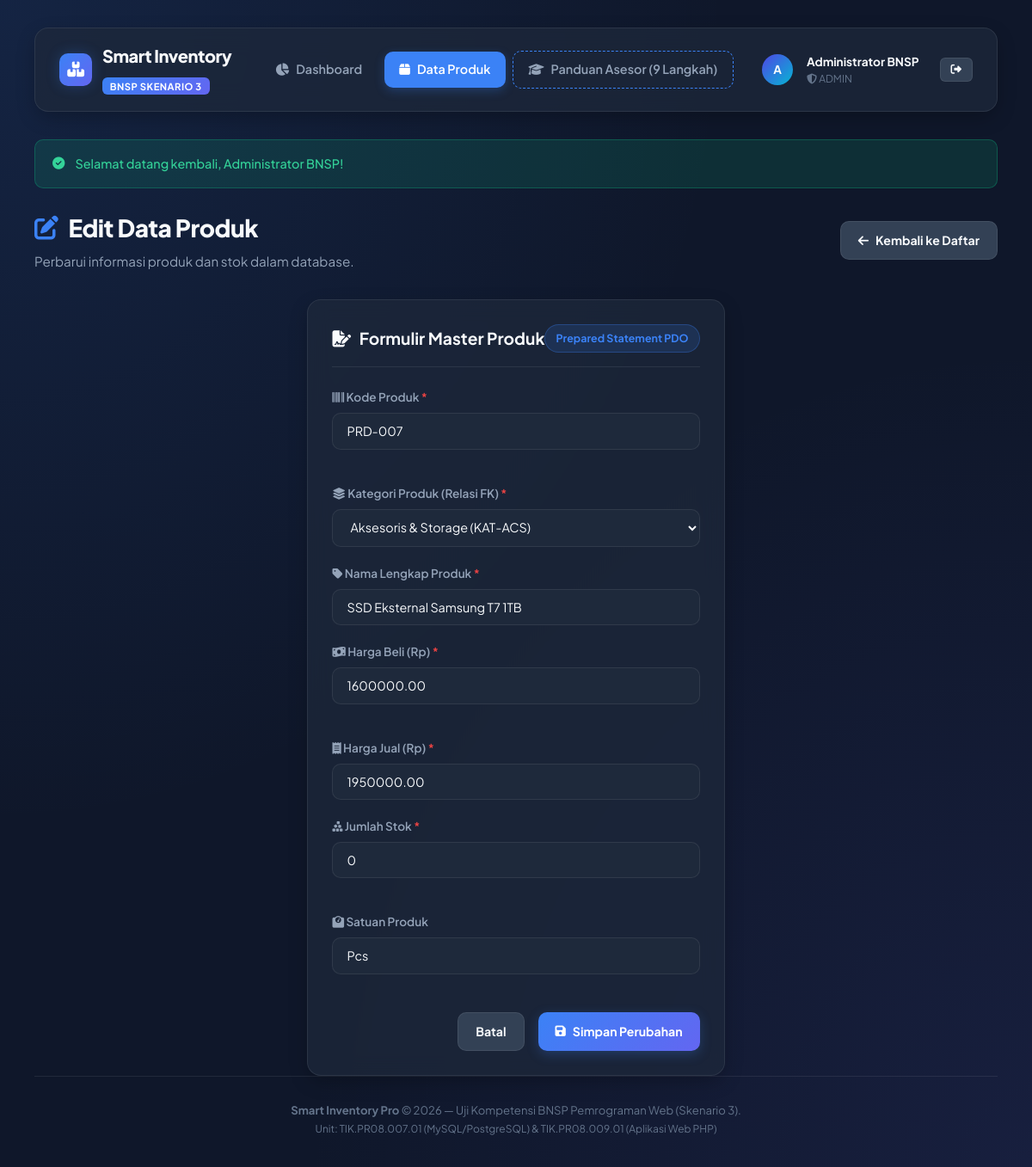
Page /index.php?action=product_edit&id=7 (signed in) on the committed database.
### tables this page shows
CREATE TABLE `produk` (
    `id` INT AUTO_INCREMENT PRIMARY KEY,
    `kategori_id` INT NOT NULL,
    `kode_produk` VARCHAR(30) NOT NULL UNIQUE,
    `nama_produk` VARCHAR(150) NOT NULL,
    `harga_beli` DECIMAL(12, 2) NOT NULL DEFAULT 0.00,
    `harga_jual` DECIMAL(12, 2) NOT NULL DEFAULT 0.00,
    `stok` INT NOT NULL DEFAULT 0,
    `satuan` VARCHAR(20) NOT NULL DEFAULT 'Unit',
    `status` ENUM('tersedia', 'menipis', 'habis') DEFAULT 'tersedia',
    `gambar` VARCHAR(255) NULL,
    `created_at` TIMESTAMP DEFAULT CURRENT_TIMESTAMP,
    `updated_at` TIMESTAMP DEFAULT CURRENT_TIMESTAMP ON UPDATE CURRENT_TIMESTAMP,
    CONSTRAINT `fk_produk_kategori` 
        FOREIGN KEY (`kategori_id`) 
        REFERENCES `kategori` (`id`) 
        ON DELETE RESTRICT 
        ON UPDATE CASCADE,
    INDEX `idx_kode_produk` (`kode_produk`),
    INDEX `idx_status` (`status`)
);

CREATE TABLE `kategori` (
    `id` INT AUTO_INCREMENT PRIMARY KEY,
    `kode_kategori` VARCHAR(20) NOT NULL UNIQUE,
    `nama_kategori` VARCHAR(100) NOT NULL,
    `deskripsi` TEXT NULL,
    `created_at` TIMESTAMP DEFAULT CURRENT_TIMESTAMP
);

### index.php (called while the page is built, shortened)
<?php
require_once __DIR__ . '/config/config.php';
$action = $_GET['action'] ?? 'dashboard';
$viewFile = 'views/dashboard.php';
switch ($action) {
    case 'product_edit':
        $viewFile = 'views/product_form.php';
        break;
}
require_once __DIR__ . '/views/header.php';
require_once __DIR__ . '/' . $viewFile;
require_once __DIR__ . '/views/footer.php';

### config/config.php (called while the page is built, shortened)
<?php
spl_autoload_register(function ($class) {
    $file = __DIR__ . '/../classes/' . $class . '.php';
});

### classes/Database.php (called while the page is built, shortened)
<?php
class Database {
    private static ?Database $instance = null;
    private ?PDO $connection = null;
    private string $host = DB_HOST;
    private string $port = DB_PORT;
    private string $db_name = DB_NAME;
    private string $username = DB_USER;
    private string $password = DB_PASS;
    private string $charset = DB_CHARSET;
    private function __construct() {
        $dsn = "mysql:host={$this->host};port={$this->port};dbname={$this->db_name};charset={$this->charset}";
        $options = [
            PDO::ATTR_ERRMODE            => PDO::ERRMODE_EXCEPTION,
            PDO::ATTR_DEFAULT_FETCH_MODE => PDO::FETCH_ASSOC,
            PDO::ATTR_EMULATE_PREPARES   => false,
            PDO::ATTR_PERSISTENT         => false,
        ];
        try {
            $this->connection = new PDO($dsn, $this->username, $this->password, $options);
        } catch (PDOException $e) {
            die("Koneksi Database Gagal: " . htmlspecialchars($e->getMessage()));
        }
    }
    public static function getInstance(): Database {
        if (self::$instance === null) {
            self::$instance = new Database();
        }
        return self::$instance;
    }
    public function getConnection(): PDO {
        return $this->connection;
    }
}

### classes/Product.php (called while the page is built, shortened)
<?php
class Product {
    private PDO $db;
    private string $table = 'produk';
    public function __construct() {
        $this->db = Database::getInstance()->getConnection();
    }
    public function getById(int $id): ?array {
        $query = "SELECT p.*, k.nama_kategori
                  FROM {$this->table} p
                  INNER JOIN kategori k ON p.kategori_id = k.id
                  WHERE p.id = :id LIMIT 1";
        $stmt = $this->db->prepare($query);
        $stmt->bindValue(':id', $id, PDO::PARAM_INT);
        $stmt->execute();
        $res = $stmt->fetch();
        return $res ?: null;
    }
}

### classes/Category.php (called while the page is built, shortened)
<?php
class Category {
    private PDO $db;
    private string $table = 'kategori';
    public function __construct() {
        $this->db = Database::getInstance()->getConnection();
    }
    public function getAllWithProductCount(): array {
        $query = "SELECT k.*, COUNT(p.id) AS total_produk
                  FROM {$this->table} k
                  LEFT JOIN produk p ON k.id = p.kategori_id
                  GROUP BY k.id
                  ORDER BY k.nama_kategori ASC";
        $stmt = $this->db->prepare($query);
        $stmt->execute();
        return $stmt->fetchAll();
    }
}

### views/product_form.php (the view, shortened to what this page needs)
<?php
$productModel = new Product();
$categoryModel = new Category();
$categories = $categoryModel->getAllWithProductCount();
$isEdit = ($action === 'product_edit');
$productId = (int)($_GET['id'] ?? 0);
$product = [
    'id' => 0,
    'kode_produk' => '',
    'nama_produk' => '',
    'kategori_id' => '',
    'harga_beli' => '',
    'harga_jual' => '',
    'stok' => '0',
    'satuan' => 'Unit'
];
if ($isEdit) {
    $existing = $productModel->getById($productId);
    $product = $existing;
}
?>
<div class="page-header">
    <div>
        <h1 class="page-title">
            <i class="fas <?= $isEdit ? 'fa-pen-to-square' : 'fa-plus-circle' ?>" style="color: var(--primary);"></i>
            <?= $isEdit ? 'Edit Data Produk' : 'Tambah Produk Baru' ?>
        </h1>
        <p class="page-subtitle"><?= $isEdit ? 'Perbarui informasi produk dan stok dalam database.' : 'Tambahkan item baru ke dalam tabel produk.' ?></p>
    </div>
    <div>
        <a href="index.php?action=products" class="btn btn-secondary">
            <i class="fas fa-arrow-left"></i> Kembali ke Daftar
        </a>
    </div>
</div>
<div class="card" style="max-width: 900px; margin: 0 auto;">
    <div class="card-header">
        <div class="card-title">
            <i class="fas fa-file-signature"></i> Formulir Master Produk
        </div>
        <span class="badge badge-primary">Prepared Statement PDO</span>
    </div>
    <form method="POST" action="">
        <div class="form-grid">
            <div class="form-group">
                <label class="form-label" for="kode_produk">
                    <i class="fas fa-barcode"></i> Kode Produk <span style="color: var(--danger);">*</span>
                </label>
                <input type="text" id="kode_produk" name="kode_produk" class="form-control"
                       placeholder="Contoh: PRD-009"
                       value="<?= htmlspecialchars($product['kode_produk'] ?? '') ?>" required>
            </div>
            <div class="form-group">
                <label class="form-label" for="kategori_id">
                    <i class="fas fa-layer-group"></i> Kategori Produk (Relasi FK) <span style="color: var(--danger);">*</span>
                </label>
                <select id="kategori_id" name="kategori_id" class="form-control" required>
                    <?php foreach ($categories as $cat): ?>
                        <option value="<?= $cat['id'] ?>" <?= ((string)$product['kategori_id'] === (string)$cat['id']) ? 'selected' : '' ?>>
                            <?= htmlspecialchars($cat['nama_kategori']) ?> (<?= htmlspecialchars($cat['kode_kategori']) ?>)
                        </option>
                    <?php endforeach; ?>
                </select>
            </div>
        </div>
        <div class="form-group">
            <label class="form-label" for="nama_produk">
                <i class="fas fa-tag"></i> Nama Lengkap Produk <span style="color: var(--danger);">*</span>
            </label>
            <input type="text" id="nama_produk" name="nama_produk" class="form-control"
                   placeholder="Contoh: SSD NVMe 1TB Kingston KC3000"
                   value="<?= htmlspecialchars($product['nama_produk'] ?? '') ?>" required>
        </div>
        <div class="form-grid">
            <div class="form-group">
                <label class="form-label" for="harga_beli">
                    <i class="fas fa-money-bill-wave"></i> Harga Beli (Rp) <span style="color: var(--danger);">*</span>
                </label>
                <input type="number" id="harga_beli" name="harga_beli" class="form-control"
                       placeholder="0" step="1000" min="0"
                       value="<?= htmlspecialchars($product['harga_beli'] ?? '') ?>" required>
            </div>
            <div class="form-group">
                <label class="form-label" for="harga_jual">
                    <i class="fas fa-receipt"></i> Harga Jual (Rp) <span style="color: var(--danger);">*</span>
                </label>
                <input type="number" id="harga_jual" name="harga_jual" class="form-control"
                       placeholder="0" step="1000" min="0"
                       value="<?= htmlspecialchars($product['harga_jual'] ?? '') ?>" required>
            </div>
        </div>
        <div class="form-grid">
            <div class="form-group">
                <label class="form-label" for="stok">
                    <i class="fas fa-cubes-stacked"></i> Jumlah Stok <span style="color: var(--danger);">*</span>
                </label>
                <input type="number" id="stok" name="stok" class="form-control"
                       placeholder="0" min="0"
                       value="<?= htmlspecialchars((string)($product['stok'] ?? 0)) ?>" required>
            </div>
            <div class="form-group">
                <label class="form-label" for="satuan">
                    <i class="fas fa-weight-scale"></i> Satuan Produk
                </label>
                <input type="text" id="satuan" name="satuan" class="form-control"
                       placeholder="Contoh: Unit, Pcs, Box, Lusin, Set"
                       value="<?= htmlspecialchars($product['satuan'] ?? 'Unit') ?>" required>
            </div>
        </div>
        <div style="display: flex; gap: 1rem; margin-top: 1.5rem; justify-content: flex-end;">
            <a href="index.php?action=products" class="btn btn-secondary">Batal</a>
            <button type="submit" class="btn btn-primary">
                <i class="fas fa-save"></i> <?= $isEdit ? 'Simpan Perubahan' : 'Simpan Produk Baru' ?>
            </button>
        </div>
    </form>
</div>

### assets/css/style.css (style rules this page uses)
:root { --bg-main: #0f172a; --bg-surface: #1e293b; --bg-surface-elevated: #334155; --bg-glass: rgba(30, 41, 59, 0.75); --border-color: rgba(255, 255, 255, 0.08); --border-focus: #3b82f6; --text-primary: #f8fafc; --text-secondary: #94a3b8; --text-muted: #64748b; --primary: #3b82f6; --primary-hover: #2563eb; --primary-glow: rgba(59, 130, 246, 0.25); --secondary: #6366f1; --accent: #06b6d4; --success: #10b981; --success-bg: rgba(16, 185, 129, 0.15); --warning: #f59e0b; --warning-bg: rgba(245, 158, 11, 0.15); --danger: #ef4444; --danger-bg: rgba(239, 68, 68, 0.15); --info: #0284c7; --info-bg: rgba(2, 132, 199, 0.15); --radius-sm: 6px; --radius-md: 10px; --radius-lg: 16px; --radius-xl: 24px; --shadow-sm: 0 2px 8px rgba(0, 0, 0, 0.2); --shadow-md: 0 8px 24px -4px rgba(0, 0, 0, 0.3); --shadow-lg: 0 20px 40px -8px rgba(0, 0, 0, 0.45); --transition: all 0.25s cubic-bezier(0.4, 0, 0.2, 1); }
* { margin: 0; padding: 0; box-sizing: border-box; }
body { font-family: 'Plus Jakarta Sans', -apple-system, BlinkMacSystemFont, 'Segoe UI', Roboto, sans-serif; background-color: var(--bg-main); color: var(--text-primary); line-height: 1.6; min-height: 100vh; display: flex; flex-direction: column; overflow-x: hidden; background-image: radial-gradient(at 0% 0%, rgba(59, 130, 246, 0.12) 0px, transparent 50%), radial-gradient(at 100% 100%, rgba(99, 102, 241, 0.1) 0px, transparent 50%); background-attachment: fixed; }
.page-header { display: flex; align-items: center; justify-content: space-between; margin-bottom: 2rem; flex-wrap: wrap; gap: 1rem; }
.page-title { font-size: 1.75rem; font-weight: 800; letter-spacing: -0.5px; display: flex; align-items: center; gap: 0.75rem; }
.page-subtitle { color: var(--text-secondary); font-size: 0.95rem; margin-top: 0.25rem; }
.card { background: var(--bg-glass); backdrop-filter: blur(12px); -webkit-backdrop-filter: blur(12px); border: 1px solid var(--border-color); border-radius: var(--radius-lg); padding: 1.75rem; box-shadow: var(--shadow-md); transition: var(--transition); position: relative; }
.card-header { display: flex; align-items: center; justify-content: space-between; margin-bottom: 1.5rem; padding-bottom: 1rem; border-bottom: 1px solid var(--border-color); }
.card-title { font-size: 1.2rem; font-weight: 700; display: flex; align-items: center; gap: 0.6rem; }
.badge { display: inline-flex; align-items: center; gap: 0.4rem; padding: 0.35rem 0.75rem; font-size: 0.78rem; font-weight: 700; border-radius: 9999px; text-transform: capitalize; }
.badge-primary { background: rgba(59, 130, 246, 0.15); color: var(--primary); border: 1px solid rgba(59, 130, 246, 0.3); }
.btn { display: inline-flex; align-items: center; justify-content: center; gap: 0.5rem; padding: 0.65rem 1.25rem; font-size: 0.88rem; font-weight: 700; border-radius: var(--radius-md); border: none; cursor: pointer; text-decoration: none; transition: var(--transition); font-family: inherit; }
.btn-primary { background: linear-gradient(135deg, var(--primary), var(--secondary)); color: #fff; box-shadow: 0 4px 14px var(--primary-glow); }
.btn-secondary { background: var(--bg-surface-elevated); color: var(--text-primary); border: 1px solid var(--border-color); }
.form-group { margin-bottom: 1.25rem; }
.form-label { display: block; font-size: 0.85rem; font-weight: 600; color: var(--text-secondary); margin-bottom: 0.45rem; }
.form-control { width: 100%; background: var(--bg-surface); border: 1px solid var(--border-color); border-radius: var(--radius-md); padding: 0.7rem 1rem; color: var(--text-primary); font-size: 0.9rem; font-family: inherit; transition: var(--transition); }
.form-grid { display: grid; grid-template-columns: repeat(auto-fit, minmax(280px, 1fr)); gap: 1.25rem; }

### rows in the picture
produk: kode_produk "PRD-007", kategori_id "Aksesoris & Storage (KAT-ACS)", nama_produk "SSD Eksternal Samsung T7 1TB", harga_beli "1600000.00", harga_jual "1950000.00", stok "0", satuan "Pcs"

### other values in the picture
substr($user['nama_lengkap'] ?? 'A', 0, 1) "A"
$user['nama_lengkap'] "Administrator BNSP"
$user['role'] "ADMIN"
$flash['message'] "Selamat datang kembali, Administrator BNSP!"
